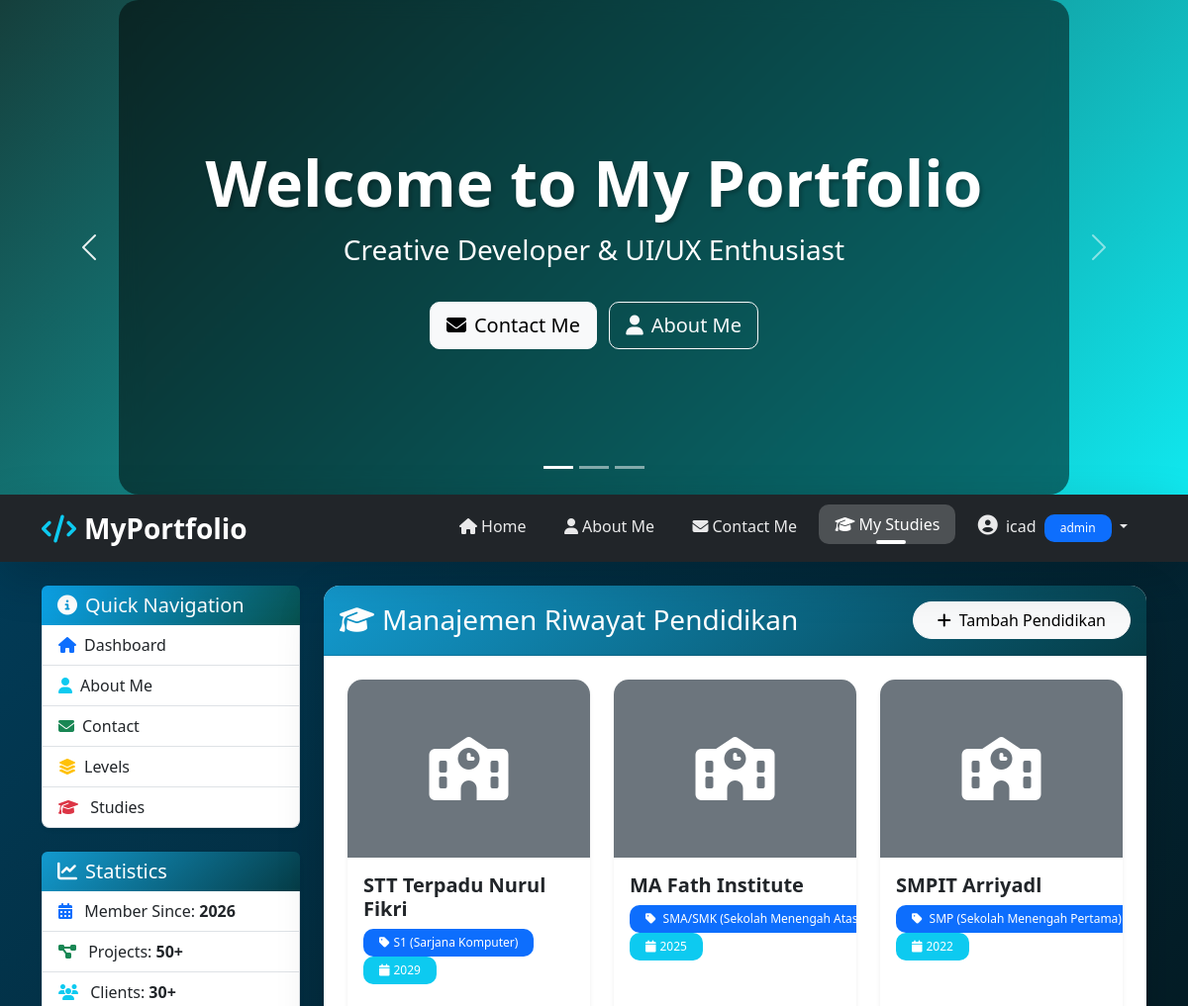
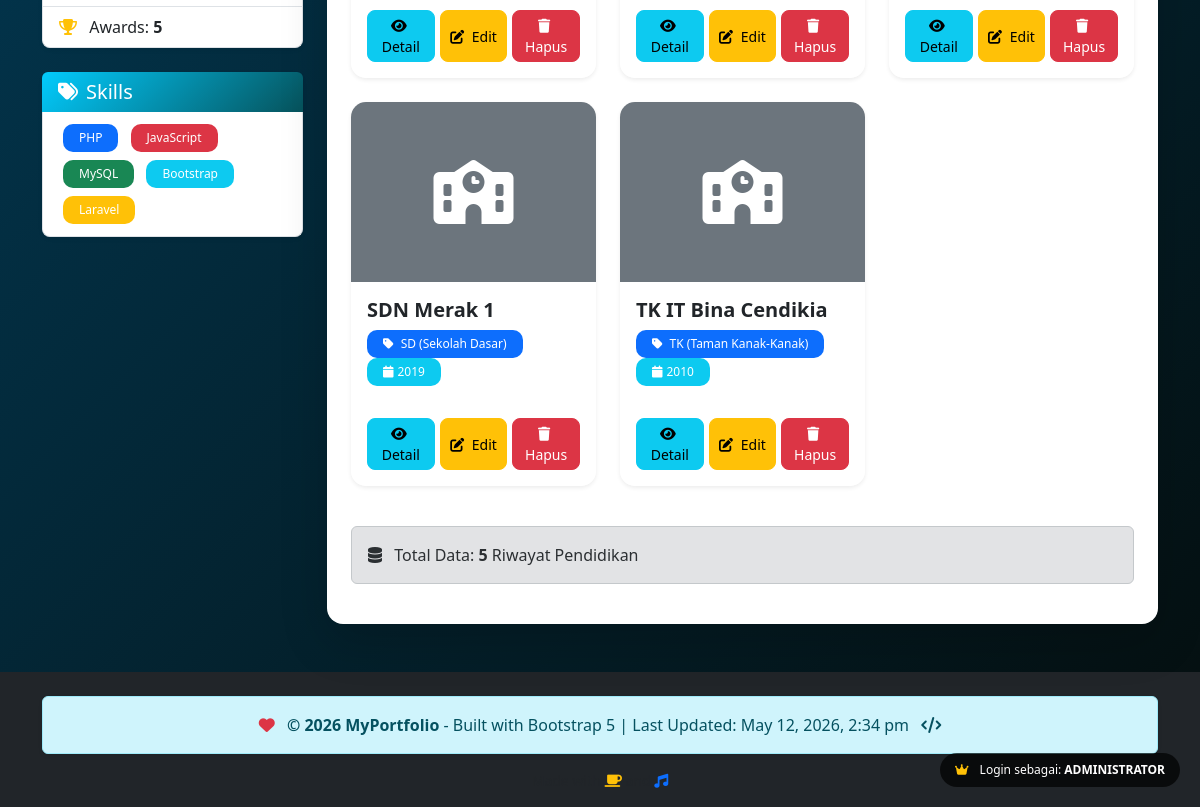
The page /index.php?page=studies (signed in) on the database its author committed (2 pictures, top to bottom).
### tables this page shows
CREATE TABLE `studies` (
  `id` int(11) NOT NULL,
  `nama` varchar(100) NOT NULL,
  `idlevel` int(11) NOT NULL,
  `keterangan` text DEFAULT NULL,
  `tahun_lulus` year(4) DEFAULT NULL,
  `foto_sekolah` varchar(255) DEFAULT NULL,
  `created_at` timestamp NOT NULL DEFAULT current_timestamp()
);

CREATE TABLE `level` (
  `id` int(11) NOT NULL,
  `nama` varchar(50) NOT NULL,
  `created_at` timestamp NOT NULL DEFAULT current_timestamp()
);

### config/database.php (called while the page is built, shortened)
<?php
if (!function_exists('isLoggedIn')) {
    function isLoggedIn() {
        return isset($_SESSION['user_id']);
    }
}
if (!function_exists('isAdmin')) {
    function isAdmin() {
        return isset($_SESSION['role']) && $_SESSION['role'] === 'admin';
    }
}
?>

### views/studies.php (the view, shortened to what this page needs)
<?php
require_once 'config/database.php';
$isAdmin = isAdmin();
$studies = $pdo->query("
    SELECT s.*, l.nama as level_name
    FROM studies s
    JOIN level l ON s.idlevel = l.id
    ORDER BY s.tahun_lulus DESC
")->fetchAll();
?>
<div class="admin-badge">
    <div class="role-badge">
        <i class="fas <?php echo $isAdmin ? 'fa-crown text-warning' : 'fa-user text-info'; ?> me-2"></i>
        Login sebagai: <strong><?php echo $isAdmin ? 'ADMINISTRATOR' : 'USER BIASA'; ?></strong>
    </div>
</div>
<div class="card shadow-lg border-0 rounded-4">
    <div class="card-header <?php echo $isAdmin ? 'bg-gradient-success' : 'bg-gradient-danger'; ?> text-white rounded-top-4 p-3 d-flex justify-content-between align-items-center">
        <h3 class="mb-0"><i class="fas fa-graduation-cap me-2"></i>Manajemen Riwayat Pendidikan</h3>
        <?php if($isAdmin): ?>
        <button type="button" class="btn btn-light rounded-pill px-4"
                data-bs-toggle="modal" data-bs-target="#modalTambah">
            <i class="fas fa-plus me-2"></i>Tambah Pendidikan
        </button>
        <?php else: ?>
        <div class="text-white">
            <i class="fas fa-eye me-2"></i>Mode Baca Saja
        </div>
        <?php endif; ?>
    </div>
    <div class="card-body p-4">
        <?php if(count($studies) > 0): ?>
            <div class="row">
                <?php foreach($studies as $study): ?>
                <div class="col-md-6 col-lg-4 mb-4">
                    <div class="study-card card border-0 shadow-sm">
                        <?php if($study['foto_sekolah'] && file_exists('../assets/uploads/' . $study['foto_sekolah'])): ?>
                            <img src="../assets/uploads/<?php echo $study['foto_sekolah']; ?>" class="card-img-top" alt="Foto Sekolah">
                        <?php else: ?>
                            <div class="card-img-top bg-secondary d-flex align-items-center justify-content-center">
                                <i class="fas fa-school fa-4x text-white"></i>
                            </div>
                        <?php endif; ?>
                        <div class="card-body">
                            <h5 class="card-title fw-bold"><?php echo htmlspecialchars($study['nama']); ?></h5>
                            <div class="mb-2">
                                <span class="badge bg-primary">
                                    <i class="fas fa-tag me-1"></i><?php echo $study['level_name']; ?>
                                </span>
                                <span class="badge bg-info">
                                    <i class="fas fa-calendar me-1"></i><?php echo $study['tahun_lulus']; ?>
                                </span>
                            </div>
                        </div>
                        <div class="card-footer bg-white border-0 pb-3">
                            <div class="btn-group-custom">
                                <button type="button" class="btn btn-info btn-sm"
                                        data-bs-toggle="modal"
                                        data-bs-target="#modalDetail<?php echo $study['id']; ?>">
                                    <i class="fas fa-eye me-1"></i> Detail
                                </button>
                                <?php if($isAdmin): ?>
                                <button type="button" class="btn btn-warning btn-sm"
                                        data-bs-toggle="modal"
                                        data-bs-target="#modalEdit<?php echo $study['id']; ?>">
                                    <i class="fas fa-edit me-1"></i> Edit
                                </button>
                                <?php endif; ?>
                                <?php if($isAdmin): ?>
                                <a href="?page=studies&hapus=<?php echo $study['id']; ?>"
                                   class="btn btn-danger btn-sm"
                                   onclick="return confirm('Yakin ingin menghapus data pendidikan ini?')">
                                    <i class="fas fa-trash me-1"></i> Hapus
                                </a>
                                <?php endif; ?>
                            </div>
                        </div>
                    </div>
                </div>
                <?php endforeach; ?>
            </div>
            <div class="alert alert-secondary mt-3">
                <i class="fas fa-database me-2"></i>
                Total Data: <strong><?php echo count($studies); ?></strong> Riwayat Pendidikan
            </div>
        <?php endif; ?>
    </div>
</div>

### views/header.php (shortened to what this page needs)
<!DOCTYPE html>
<html lang="id">
<head>
    <link href="https://cdn.jsdelivr.net/npm/bootstrap@5.3.0/dist/css/bootstrap.min.css" rel="stylesheet">
    <link rel="stylesheet" href="https://cdnjs.cloudflare.com/ajax/libs/font-awesome/6.4.0/css/all.min.css">
    <link href="https://unpkg.com/aos@2.3.1/dist/aos.css" rel="stylesheet">
    <link rel="stylesheet" href="assets/css/style.css">
</head>
<body>
    <div id="mainCarousel" class="carousel slide carousel-fade" data-bs-ride="carousel">
        <div class="carousel-indicators">
            <button type="button" data-bs-target="#mainCarousel" data-bs-slide-to="0" class="active"></button>
            <button type="button" data-bs-target="#mainCarousel" data-bs-slide-to="1"></button>
            <button type="button" data-bs-target="#mainCarousel" data-bs-slide-to="2"></button>
        </div>
        <div class="carousel-inner">
            <div class="carousel-item active">
                <div class="carousel-bg" style="background: linear-gradient(135deg, #153f3cff 0%, #10e8ef 100%); height: 500px;"></div>
                <div class="carousel-caption d-flex flex-column justify-content-center h-100">
                    <h1 class="display-3 fw-bold animate__animated animate__fadeInDown">Welcome to My Portfolio</h1>
                    <p class="lead fs-3 animate__animated animate__fadeInUp">Creative Developer & UI/UX Enthusiast</p>
                    <div class="mt-3 animate__animated animate__fadeInUp">
                        <a href="index.php?page=contact" class="btn btn-light btn-lg me-2">
                            <i class="fas fa-envelope me-2"></i>Contact Me
                        </a>
                        <a href="index.php?page=about" class="btn btn-outline-light btn-lg">
                            <i class="fas fa-user me-2"></i>About Me
                        </a>
                    </div>
                </div>
            </div>
        </div>
        <button class="carousel-control-prev" type="button" data-bs-target="#mainCarousel" data-bs-slide="prev">
            <span class="carousel-control-prev-icon"></span>
        </button>
        <button class="carousel-control-next" type="button" data-bs-target="#mainCarousel" data-bs-slide="next">
            <span class="carousel-control-next-icon"></span>
        </button>
    </div>

### views/menu.php (shortened to what this page needs)
<nav class="navbar navbar-expand-lg navbar-dark bg-dark sticky-top shadow-lg">
    <div class="container">
        <a class="navbar-brand fw-bold fs-3" href="index.php">
            <i class="fas fa-code me-2 text-info"></i>MyPortfolio
        </a>
        <div class="collapse navbar-collapse" id="navbarNav">
            <ul class="navbar-nav ms-auto">
                <li class="nav-item">
                    <a class="nav-link <?php echo ($_GET['page'] ?? 'home') == 'home' ? 'active' : ''; ?>" href="index.php?page=home">
                        <i class="fas fa-home me-1"></i>Home
                    </a>
                </li>
                <li class="nav-item">
                    <a class="nav-link <?php echo ($_GET['page'] ?? '') == 'about' ? 'active' : ''; ?>" href="index.php?page=about">
                        <i class="fas fa-user me-1"></i>About Me
                    </a>
                </li>
                <li class="nav-item">
                    <a class="nav-link <?php echo ($_GET['page'] ?? '') == 'contact' ? 'active' : ''; ?>" href="index.php?page=contact">
                        <i class="fas fa-envelope me-1"></i>Contact Me
                    </a>
                </li>
                <li class="nav-item dropdown">
                    <a class="nav-link dropdown-toggle <?php echo in_array($_GET['page'] ?? '', ['level', 'studies']) ? 'active' : ''; ?>" href="#" role="button" data-bs-toggle="dropdown">
                        <i class="fas fa-graduation-cap me-1"></i>My Studies
                    </a>
                </li>
                <?php if(!isLoggedIn()): ?>
                <li class="nav-item">
                    <a class="nav-link btn btn-outline-light px-3 ms-2 rounded-pill" href="login.php">
                        <i class="fas fa-sign-in-alt me-1"></i>Login
                    </a>
                </li>
                <?php else: ?>
                <li class="nav-item dropdown">
                    <a class="nav-link dropdown-toggle" href="#" role="button" data-bs-toggle="dropdown">
                        <i class="fas fa-user-circle me-1 fs-5"></i>
                        <?php echo htmlspecialchars($_SESSION['name']); ?>
                        <span class="badge bg-primary ms-1"><?php echo $_SESSION['role']; ?></span>
                    </a>
                </li>
                <?php endif; ?>
            </ul>
        </div>
    </div>
</nav>

### index.php (shortened to what this page needs)
<?php
require_once 'config/database.php';
$page = isset($_GET['page']) ? $_GET['page'] : 'home';
include 'views/header.php';
include 'views/menu.php';
?>
<div class="container my-4">
    <div class="row">
        <div class="col-md-3">
            <?php include 'views/sidebar.php'; ?>
        </div>
        <div class="col-md-9">
            <?php
            switch($page) {
                case 'studies':
                    include 'views/studies.php';
                    break;
            }
            ?>
        </div>
    </div>
</div>
<?php include 'views/footer.php'; ?>

### views/sidebar.php
<div class="list-group shadow-sm rounded-3 mb-4" data-aos="fade-right">
    <div class="list-group-item bg-gradient-primary text-white border-0 rounded-top">
        <h5 class="mb-0"><i class="fas fa-info-circle me-2"></i>Quick Navigation</h5>
    </div>
    <a href="index.php?page=home" class="list-group-item list-group-item-action">
        <i class="fas fa-home me-2 text-primary"></i>Dashboard
    </a>
    <a href="index.php?page=about" class="list-group-item list-group-item-action">
        <i class="fas fa-user me-2 text-info"></i>About Me
    </a>
    <a href="index.php?page=contact" class="list-group-item list-group-item-action">
        <i class="fas fa-envelope me-2 text-success"></i>Contact
    </a>
    <?php if(isLoggedIn()): ?>
    <a href="index.php?page=level" class="list-group-item list-group-item-action">
        <i class="fas fa-layer-group me-2 text-warning"></i>Levels
    </a>
    <a href="index.php?page=studies" class="list-group-item list-group-item-action">
        <i class="fas fa-graduation-cap me-2 text-danger"></i> Studies
    </a>
    <?php endif; ?>
</div>
<div class="list-group shadow-sm rounded-3" data-aos="fade-right" data-aos-delay="100">
    <div class="list-group-item bg-gradient-success text-white border-0 rounded-top">
        <h5 class="mb-0"><i class="fas fa-chart-line me-2"></i>Statistics</h5>
    </div>
    <div class="list-group-item">
        <i class="fas fa-calendar-alt me-2 text-primary"></i>
        Member Since: <strong>2026</strong>
    </div>
    <div class="list-group-item">
        <i class="fas fa-project-diagram me-2 text-success"></i>
        Projects: <strong>50+</strong>
    </div>
    <div class="list-group-item">
        <i class="fas fa-users me-2 text-info"></i>
        Clients: <strong>30+</strong>
    </div>
    <div class="list-group-item">
        <i class="fas fa-trophy me-2 text-warning"></i>
        Awards: <strong>5</strong>
    </div>
</div>
<div class="list-group shadow-sm rounded-3 mt-4" data-aos="fade-right" data-aos-delay="200">
    <div class="list-group-item bg-gradient-danger text-white border-0 rounded-top">
        <h5 class="mb-0"><i class="fas fa-tags me-2"></i>Skills</h5>
    </div>
    <div class="list-group-item">
        <span class="badge bg-primary m-1">PHP</span>
        <span class="badge bg-danger m-1">JavaScript</span>
        <span class="badge bg-success m-1">MySQL</span>
        <span class="badge bg-info m-1">Bootstrap</span>
        <span class="badge bg-warning m-1">Laravel</span>
    </div>
</div>

### views/footer.php (shortened to what this page needs)
<footer class="bg-dark text-white mt-5 pt-4 pb-3">
    <div class="container">
        <div class="alert alert-info text-center mb-3 shadow-sm" role="alert" data-aos="fade-up">
            <i class="fas fa-heart text-danger me-2 fa-pulse"></i>
            <strong>© 2026 MyPortfolio</strong> - Built with Bootstrap 5 |
            Last Updated: <?php echo date('F j, Y, g:i a'); ?>
            <i class="fas fa-code ms-2"></i>
        </div>
        <div class="text-center text-muted small">
            <p class="mb-0">Made with <i class="fas fa-coffee text-warning"></i> and <i class="fas fa-music text-primary"></i></p>
        </div>
    </div>
</footer>
</body>
</html>

### assets/css/style.css (style rules this page uses)
* { margin: 0; padding: 0; box-sizing: border-box; }
body { font-family: 'Segoe UI', Tahoma, Geneva, Verdana, sans-serif; background: linear-gradient(135deg, #014567 0%, #000909fa 100%); min-height: 100vh; }
.bg-gradient-primary { background: linear-gradient(135deg, #0ca7ef 0%, #08514e 100%); }
.bg-gradient-success { background: linear-gradient(135deg, #0ca7ef 0%, #08514e 100%); }
.bg-gradient-danger { background: linear-gradient(135deg, #0ca7ef 0%, #08514e 100%); }
.navbar { box-shadow: 0 2px 20px rgba(2, 99, 131, 0.1); backdrop-filter: blur(10px); }
.navbar-dark .navbar-nav .nav-link { color: rgba(255,255,255,.9); transition: all 0.3s ease; padding: 0.5rem 1rem; margin: 0 0.2rem; border-radius: 10px; position: relative; }
.navbar-dark .navbar-nav .nav-link:hover, .navbar-dark .navbar-nav .nav-link.active { color: white; background: rgba(255,255,255,.2); transform: translateY(-2px); }
.navbar-dark .navbar-nav .nav-link.active::after { content: ''; position: absolute; bottom: 0; left: 50%; transform: translateX(-50%); width: 30px; height: 3px; background: white; border-radius: 3px; }
.carousel-item { position: relative; }
.carousel-caption { top: 50%; transform: translateY(-50%); bottom: initial; background: rgba(0, 0, 0, 0.5); backdrop-filter: blur(10px); border-radius: 20px; padding: 2rem; max-width: 80%; margin: 0 auto; left: 10%; right: 10%; }
.carousel-caption h1 { text-shadow: 2px 2px 4px rgba(0,0,0,0.3); animation: fadeInDown 0.8s; }
.carousel-caption p { animation: fadeInUp 0.8s; }
.card { transition: transform 0.3s ease, box-shadow 0.3s ease; border: none; }
.btn { transition: all 0.3s ease; border-radius: 10px; }
.badge { padding: 0.5rem 1rem; border-radius: 10px; font-weight: 500; }

### views/studies.php (style rules this page uses)
.bg-gradient-success { background: linear-gradient(135deg, #139acfff 0%, #053c46ff 100%); }
.bg-gradient-danger { background: linear-gradient(135deg, #02cbfdff 0%, #06525bff 100%); }
.study-card { transition: all 0.3s ease; border-radius: 15px; overflow: hidden; height: 100%; }
.card-img-top { height: 180px; object-fit: cover; }
.btn-group-custom { display: flex; gap: 5px; }
.btn-group-custom .btn { flex: 1; border-radius: 8px; }
.admin-badge { position: fixed; bottom: 20px; right: 20px; z-index: 1000; }
.role-badge { background: rgba(0,0,0,0.7); color: white; padding: 8px 15px; border-radius: 20px; font-size: 12px; }

### rows shown on the page
studies: nama "STT Terpadu Nurul Fikri", idlevel.nama "S1 (Sarjana Komputer)", tahun_lulus "2029"
studies: nama "MA Fath Institute", idlevel.nama "SMA/SMK (Sekolah Menengah…", tahun_lulus "2025"
studies: nama "SMPIT Arriyadl", idlevel.nama "SMP (Sekolah Menengah Pertama)", tahun_lulus "2022"
studies: nama "SDN Merak 1", idlevel.nama "SD (Sekolah Dasar)", tahun_lulus "2019"
studies: nama "TK IT Bina Cendikia", idlevel.nama "TK (Taman Kanak-Kanak)", tahun_lulus "2010"

### other values the page prints
$_SESSION['name'] "icad"
$_SESSION['role'] "admin"
count($studies) "5"
